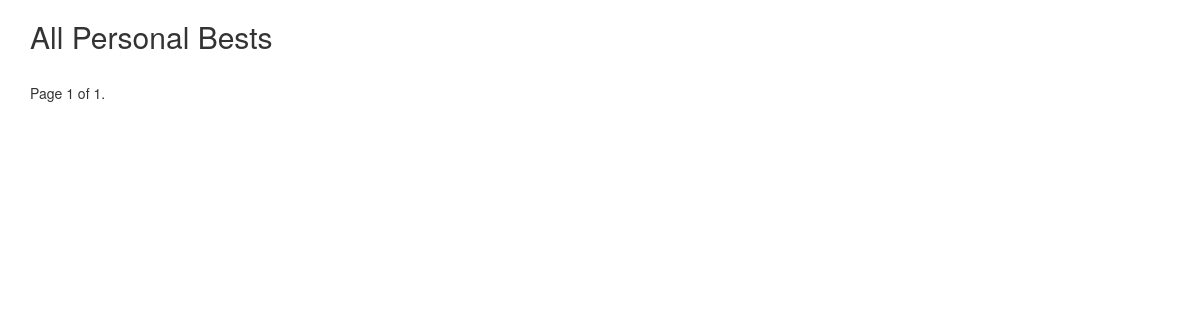
/best/, run on an earlier commit of the app's database.
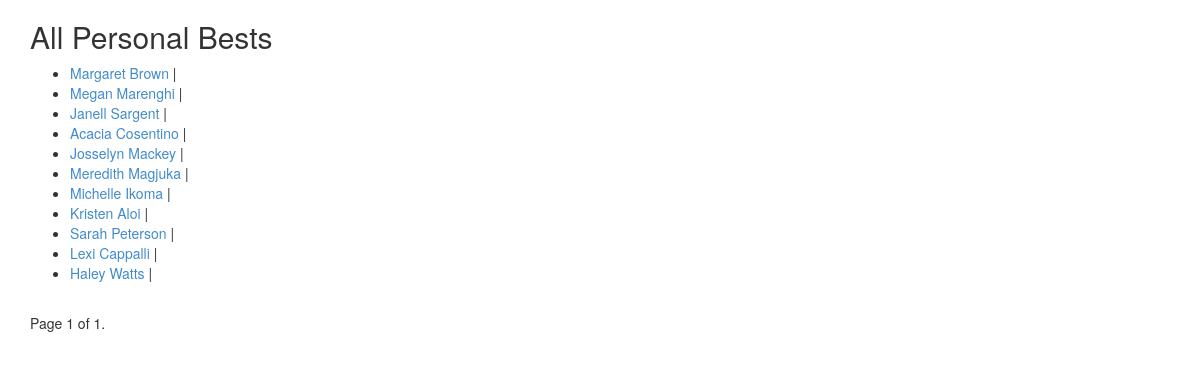
And on a later commit of the database.
### roster/models.py (models this page shows, shortened)
class Best(models.Model):
    name = models.CharField(unique=False, max_length=50)
    position = models.CharField(unique=False, max_length=12)
    vault = models.CharField(unique=False, max_length=50)
    uneven_bars = models.CharField(unique=False, max_length=50)
    balance_beam = models.CharField(max_length=50)
    floor_exercise = models.CharField(max_length=200)
    all_around = models.CharField(max_length=50)
    imageurl = models.TextField(max_length =100)
    class Meta(object):
        verbose_name_plural = "Bests"
        ordering = ('vault','uneven_bars',)

### roster/views.py (the view)
# urls.py: url(r'^best/$', views.bestList, name='roster_best_list'),
def bestList(request):
    best_list = Best.objects.all()
    paginator = Paginator(best_list, 25)
    page = request.GET.get('page')
    try:
        bests= paginator.page(page)
    except PageNotAnInteger:
        bests = paginator.page(1)
    except EmptyPage:
        bests = paginator.page(paginator.num_pages)
    return render(request, 'roster/best_list.html', {"bests": bests})

### roster/templates/roster/best_list.html (shortened to what this page needs)
{% extends "base.html" %}
{% block content %}
    <h2>All Personal Bests</h2>
    <ul>
        {% for best in bests %}
        <li><a href="{{ best.id }}">{{ best.name }}</a> | {{ best.callnumber}}</li>
        {% endfor %}
    </ul>
<div class="pagination">
    <span class="step-links">
        <span class="current">
            Page {{ bests.number }} of {{ bests.paginator.num_pages }}.
        </span>
    </span>
</div>
{% endblock %}

### assignment1/templates/base.html (shortened to what this page needs)
<!DOCTYPE html>
<html lang=en>
    <head>
        <link href="{{ STATIC_URL }}css/bootstrap.min.css" rel="stylesheet">
    </head>
    <body>
        <div class="container">
            {% block content %}{% endblock %}
        </div>
    </body>
</html>

What changed in the data, as far as the page shows it:
added Best: name "Margaret Brown"
added Best: name "Megan Marenghi"
added Best: name "Janell Sargent"
added Best: name "Acacia Cosentino"
added Best: name "Josselyn Mackey"
added Best: name "Meredith Magjuka"
added Best: name "Michelle Ikoma"
added Best: name "Kristen Aloi"
added Best: name "Sarah Peterson"
added Best: name "Lexi Cappalli"
added Best: name "Haley Watts"
